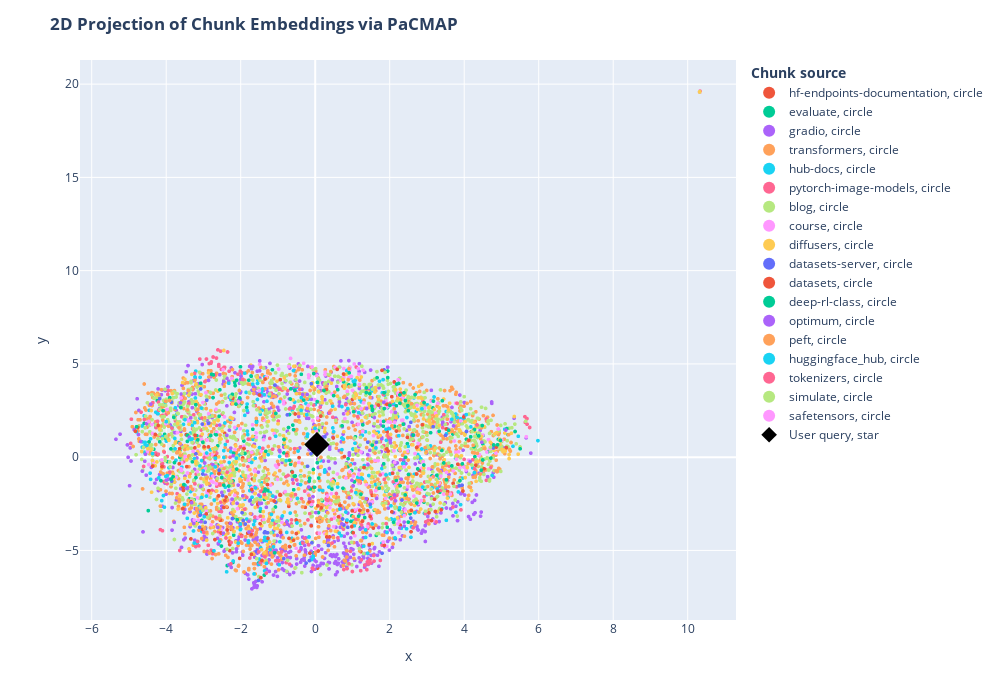

Source (notebook cell):
### Code cell
df = pd.DataFrame.from_dict(
    [
        {
            "x": documents_projected[i, 0],
            "y": documents_projected[i, 1],
            "source": docs_processed[i].metadata["source"].split("/")[1],
            "extract": docs_processed[i].page_content[:100] + "...",
            "symbol": "circle",
            "size_col": 4,
        }
        for i in range(len(docs_processed))
    ]
    + [
        {
            "x": documents_projected[-1, 0],
            "y": documents_projected[-1, 1],
            "source": "User query",
            "extract": user_query,
            "size_col": 100,
            "symbol": "star",
        }
    ]
)

# Visualize the embedding
fig = px.scatter(
    df,
    x="x",
    y="y",
    color="source",
    hover_data="extract",
    size="size_col",
    symbol="symbol",
    color_discrete_map={"User query": "black"},
    width=1000,
    height=700,
)
fig.update_traces(
    marker=dict(opacity=1, line=dict(width=0, color="DarkSlateGrey")),
    selector=dict(mode="markers"),
)
fig.update_layout(
    legend_title_text="<b>Chunk source</b>",
    title="<b>2D Projection of Chunk Embeddings via PaCMAP</b>",
)
fig.show()
